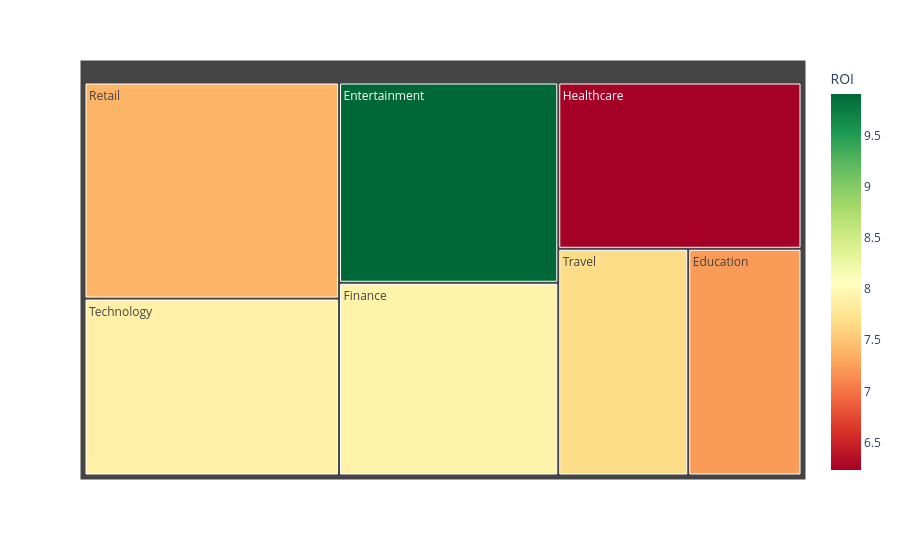

Notebook cell for this chart:
### Code cell
import plotly.express as px
# Calculate ROI for each campaign if not already present
ad_df['ROI'] = (ad_df['revenue_generated'] - ad_df['ad_spend']) / ad_df['ad_spend']
fig = px.treemap(ad_df, path=['industry_vertical'], values='ad_spend',
                 color='ROI', color_continuous_scale='RdYlGn')
fig.show()

### Figure 1 — Plotly figure (JSON) as saved in the notebook; plotly's stock layout.template omitted (floating-point values rounded to 4 significant figures)
{"data": [{"branchvalues": "total", "customdata": [[7.912], [9.903], [6.234], [7.379], [7.889], [7.683], [7.23]], "domain": {"x": [0, 1], "y": [0, 1]}, "hovertemplate": "labels=%{label}<br>ad_spend=%{value}<br>parent=%{parent}<br>id=%{id}<br>ROI=%{color}<extra></extra>", "ids": ["Finance", "Entertainment", "Healthcare", "Retail", "Technology", "Travel", "Education"], "labels": ["Finance", "Entertainment", "Healthcare", "Retail", "Technology", "Travel", "Education"], "marker": {"coloraxis": "coloraxis", "colors": [7.912, 9.903, 6.234, 7.379, 7.889, 7.683, 7.23]}, "name": "", "parents": ["", "", "", "", "", "", ""], "type": "treemap", "values": [18110000.0, 18820000.0, 17340000.0, 23580000.0, 19300000.0, 12630000.0, 11010000.0]}], "layout": {"coloraxis": {"colorbar": {"title": {"text": "ROI"}}, "colorscale": [[0, "rgb(165,0,38)"], [0.1, "rgb(215,48,39)"], [0.2, "rgb(244,109,67)"], [0.3, "rgb(253,174,97)"], [0.4, "rgb(254,224,139)"], [0.5, "rgb(255,255,191)"], [0.6, "rgb(217,239,139)"], [0.7, "rgb(166,217,106)"], [0.8, "rgb(102,189,99)"], [0.9, "rgb(26,152,80)"], [1, "rgb(0,104,55)"]]}, "legend": {"tracegroupgap": 0}, "margin": {"t": 60}}}
